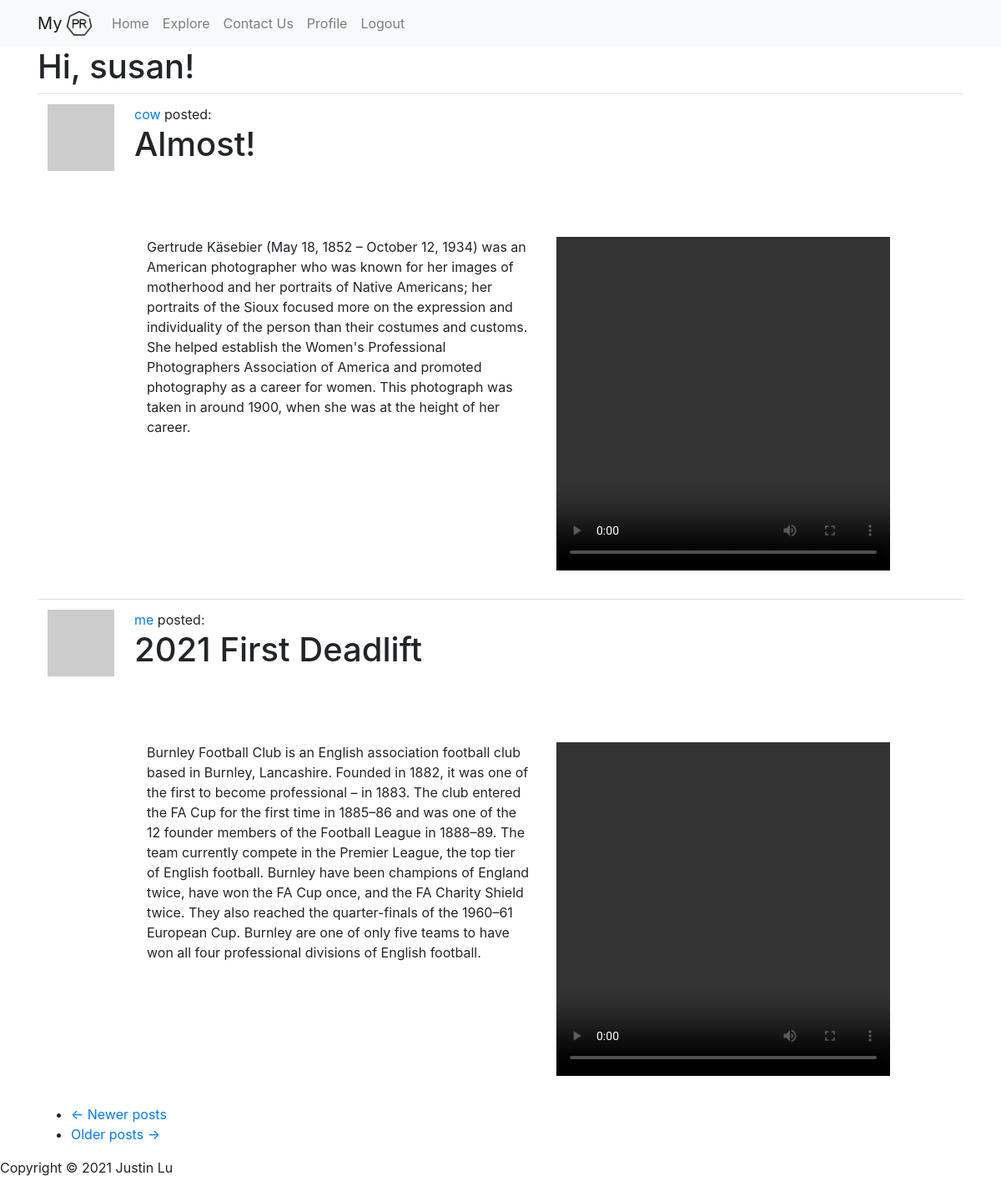
Page /explore (signed in) on the committed database.
### app/models.py (models this page shows, shortened)
class User(UserMixin, db.Model):
    id = db.Column(db.Integer, primary_key=True)
    username = db.Column(db.String(64), index=True, unique=True)
    email = db.Column(db.String(120), index=True, unique=True)
    password_hash = db.Column(db.String(128))
    posts = db.relationship('Post', backref='author', lazy='dynamic')
    about_me = db.Column(db.String(140))
    last_seen = db.Column(db.DateTime, default=datetime.utcnow)
    followed = db.relationship(
        'User', secondary=followers,
        primaryjoin=(followers.c.follower_id == id),
        secondaryjoin=(followers.c.followed_id == id),
        backref=db.backref('followers', lazy='dynamic'), lazy='dynamic')
    def avatar(self, size):
        digest = md5(self.email.lower().encode('utf-8')).hexdigest()
        return 'https://www.gravatar.com/avatar/{}?d=identicon&s={}'.format(
            digest, size)

class Post(db.Model):
    id = db.Column(db.Integer, primary_key=True)
    title = db.Column(db.String(20))
    body = db.Column(db.String(140))
    img = db.Column(db.String(250))
    timestamp = db.Column(db.DateTime, index=True, default=datetime.utcnow)
    user_id = db.Column(db.Integer, db.ForeignKey('user.id'))

### app/main/routes.py (the view)
@bp.route('/explore')
@login_required
def explore():
    page = request.args.get('page', 1, type=int)
    posts = Post.query.order_by(Post.timestamp.desc()).paginate(
        page, current_app.config['POSTS_PER_PAGE'], False)
    next_url = url_for('main.explore', page=posts.next_num) \
        if posts.has_next else None
    prev_url = url_for('main.explore', page=posts.prev_num) \
        if posts.has_prev else None
    return render_template('index.html', title='Explore',
                           posts=posts.items, next_url=next_url,
                           prev_url=prev_url)

### app/models.py (called while the page is built)
@login.user_loader
def load_user(id):
    return User.query.get(int(id))

### app/templates/index.html (shortened to what this page needs)
{% extends "base.html" %}
{% import 'bootstrap/wtf.html' as wtf %}
{% block app_content %}
    <h1>Hi, {{ current_user.username }}!</h1>
    {% for post in posts %}
        {% include '_post.html' %}
    {% endfor %}
    <nav aria-label="...">
        <ul class="pager">
            <li class="previous{% if not prev_url %} disabled{% endif %}">
                <a href="{{ prev_url or '#' }}">
                    <span aria-hidden="true">&larr;</span> Newer posts
                </a>
            </li>
            <li class="next{% if not next_url %} disabled{% endif %}">
                <a href="{{ next_url or '#' }}">
                    Older posts <span aria-hidden="true">&rarr;</span>
                </a>
            </li>
        </ul>
    </nav>
{% endblock %}

### app/templates/base.html (shortened to what this page needs)
<!doctype html>
<html lang="en">
  <head>
    <link rel="stylesheet" href="https://stackpath.bootstrapcdn.com/bootstrap/4.3.1/css/bootstrap.min.css">
    <link rel="stylesheet" href="{{url_for('static', filename='css/main.css')}}">
  </head>
<nav class="navbar navbar-expand-lg navbar-light bg-light">
        <div class="container">
            <div class="navbar-header">
                <div class="navbar-brand" >
                    My
                    <img src="{{url_for('static', filename='logo.png')}}" width="30" height="30" class="d-inline-block align-top" alt="">
                </div>
            </div>
            <div class="collapse navbar-collapse" id="bs-example-navbar-collapse-1">
                <ul class="nav navbar-nav">
                    <li><a class="nav-link" href="{{ url_for('main.index') }}">Home</a></li>
                    <li><a class="nav-link" href="{{ url_for('main.explore') }}">Explore</a></li>
                </ul>
                <ul class="nav navbar-nav navbar-right">
                    <li>
                        <a class="nav-link" data-toggle="modal" data-target="#ContactUs" href="#"> Contact Us</a>
                    </li>
                    {% if current_user.is_anonymous %}
                    <li><a class="nav-link" href="{{ url_for('auth.login') }}">Login</a></li>
                    {% else %}
                    <li><a class="nav-link" href="{{ url_for('main.user', username=current_user.username) }}">Profile</a></li>
                    <li><a class="nav-link" href="{{ url_for('auth.logout') }}">Logout</a></li>
                    {% endif %}
                </ul>
            </div>
        </div>
    </nav>
{% block content %}
    <div class="container">
        {% block app_content %}{% endblock %}
    </div>
{% endblock %}
  <footer>
    <p>
        Copyright &copy; 2021 Justin Lu
    </p>
  </footer>

### app/templates/_post.html
<table class="table table-hover">
        <tr>
            <td width="70px">
                <a href="{{ url_for('main.user', username=post.author.username) }}">
                    <img src="{{ post.author.avatar(70) }}" />
                </a>
            </td>
            <td>
                <a href="{{ url_for('main.user', username=post.author.username) }}">
                    {{ post.author.username }}
                </a>
                posted: <h1> {{ post.title}} </h1>
                <br>
                <div class="container">
                    <div class="row special">
                        <div class="col-sm">
                            {{ post.body }}
                        </div>
                        <div class="col-sm">
                {% if post.img == "None" %}
                {% elif post.img[-3:] == "jpg" or post.img[-3:] == "png" %}
                    <img src="static\{{ post.img }}" alt="User's Image" width="400" height="400">
                {% else %}
                    <video width="400" height="400" controls autoplay>
                            <source src="static\{{ post.img }}" type="video/mp4" alt="User's Video">
                    </video>
                {% endif %}
                    </div>
            </td>
        </tr>
</table>

### app/static/css/main.css (style rules this page uses)
.special { margin-top: 55px; }

### rows in the picture
User: username "susan"
Post: author.username "cow", title "Almost!", body "Gertrude Käsebier (May 18, 1852 – October 12, 1934) was an American photographer who was known for her images of motherhood and her portraits of Native Americans; her portraits of the Sioux focused more on the expression and individuality of the person than their costumes and customs. She helped establish the Women's Professional Photographers Association of America and promoted photography as a career for women. This photograph was taken in around 1900, when she was at the height of her career."
Post: author.username "me", title "2021 First Deadlift", body "Burnley Football Club is an English association football club based in Burnley, Lancashire. Founded in 1882, it was one of the first to become professional – in 1883. The club entered the FA Cup for the first time in 1885–86 and was one of the 12 founder members of the Football League in 1888–89. The team currently compete in the Premier League, the top tier of English football. Burnley have been champions of England twice, have won the FA Cup once, and the FA Charity Shield twice. They also reached the quarter-finals of the 1960–61 European Cup. Burnley are one of only five teams to have won all four professional divisions of English football."
